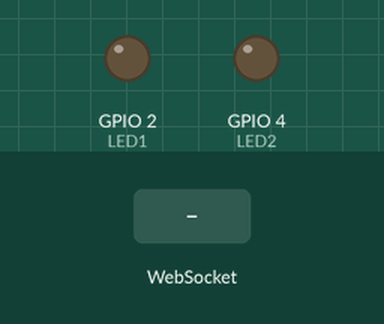
The sketch below on a simulated ESP32. On the bench: output pins drawn as LEDs (lit = HIGH). The test bench sets the inputs (shaded band). WiFi joins after 1.5 s; servers stay silent unless stated; what the sketch prints to the serial monitor is not drawn.

Above: at 2.7 s.
2.8 s: WebSocket text "1" received
At 3.6 s:
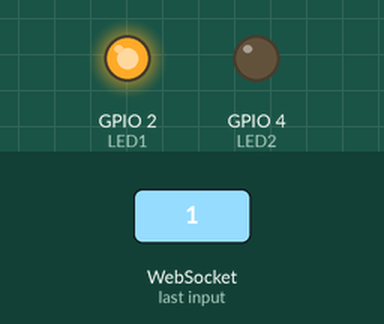
4.3 s: WebSocket text "2" received
At 4.8 s:
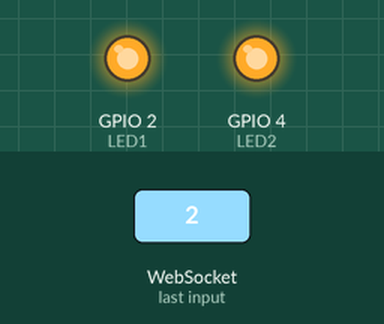
5.8 s: WebSocket text "1" received
At 7.1 s:
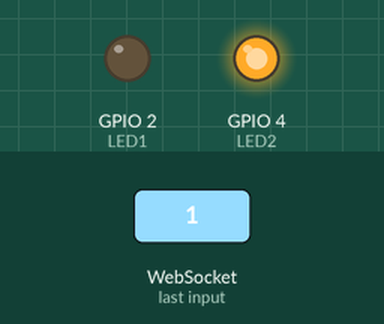
Timing chart, 0 to 8.8 s (numbered marks = the images above; inputs shaded):
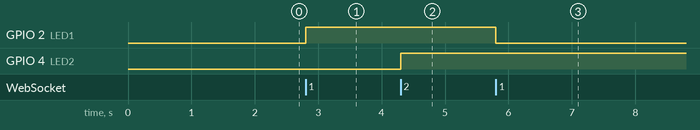

The sketch:

AC_Load_Control_Virtual_ESP_Code.ino
```cpp
#include <WiFi.h>
#include <WebServer.h>
#include <WebSocketsServer.h>

const char* ssid = "Rafi";
const char* password = "qnh1013hg";
String cmd; bool state1; bool state2;

WebSocketsServer webSocket = WebSocketsServer(81);

#define LED1  2  // GPIO pin where the LED is connected
#define LED2  4

void webSocketEvent(uint8_t num, WStype_t type, uint8_t * payload, size_t length) {

  if(type == WStype_TEXT) {


     cmd = String((char*)payload);
      //cmd = data.charAt(0);
      Serial.print("Received data: ");
      Serial.println(cmd[0]);
  }

}

void setup() {
  // put your setup code here, to run once:

  Serial.begin(9600);
  pinMode(LED1,OUTPUT);
  pinMode(LED2,OUTPUT);

  WiFi.begin(ssid, password);

  Serial.print("Connecting to ");
  Serial.println(ssid);

  while (WiFi.status() != WL_CONNECTED) {
    delay(500);
    Serial.print(".");
  }

  Serial.println("");
  Serial.println("WiFi connected.");
  Serial.print("IP address: ");
  Serial.println(WiFi.localIP());

  webSocket.begin();
  webSocket.onEvent(webSocketEvent);
}

void loop() {
  // put your main code here, to run repeatedly:

   webSocket.loop();

   if (cmd[0] == '1')
    {
      state1 = !state1;
      digitalWrite(LED1, state1);
      cmd[0]= '0';

      }
   if (cmd[0] == '2')
    {
      state2 = !state2;
      digitalWrite(LED2, state2);
      cmd[0]= '0';

      }

}
```

Measured:
- after the input at 2.8 s, GPIO 2 (LED1): LOW → HIGH at once
- after the input at 4.3 s, GPIO 4 (LED2): LOW → HIGH at once
- after the input at 5.8 s, GPIO 2 (LED1): HIGH → LOW at once
